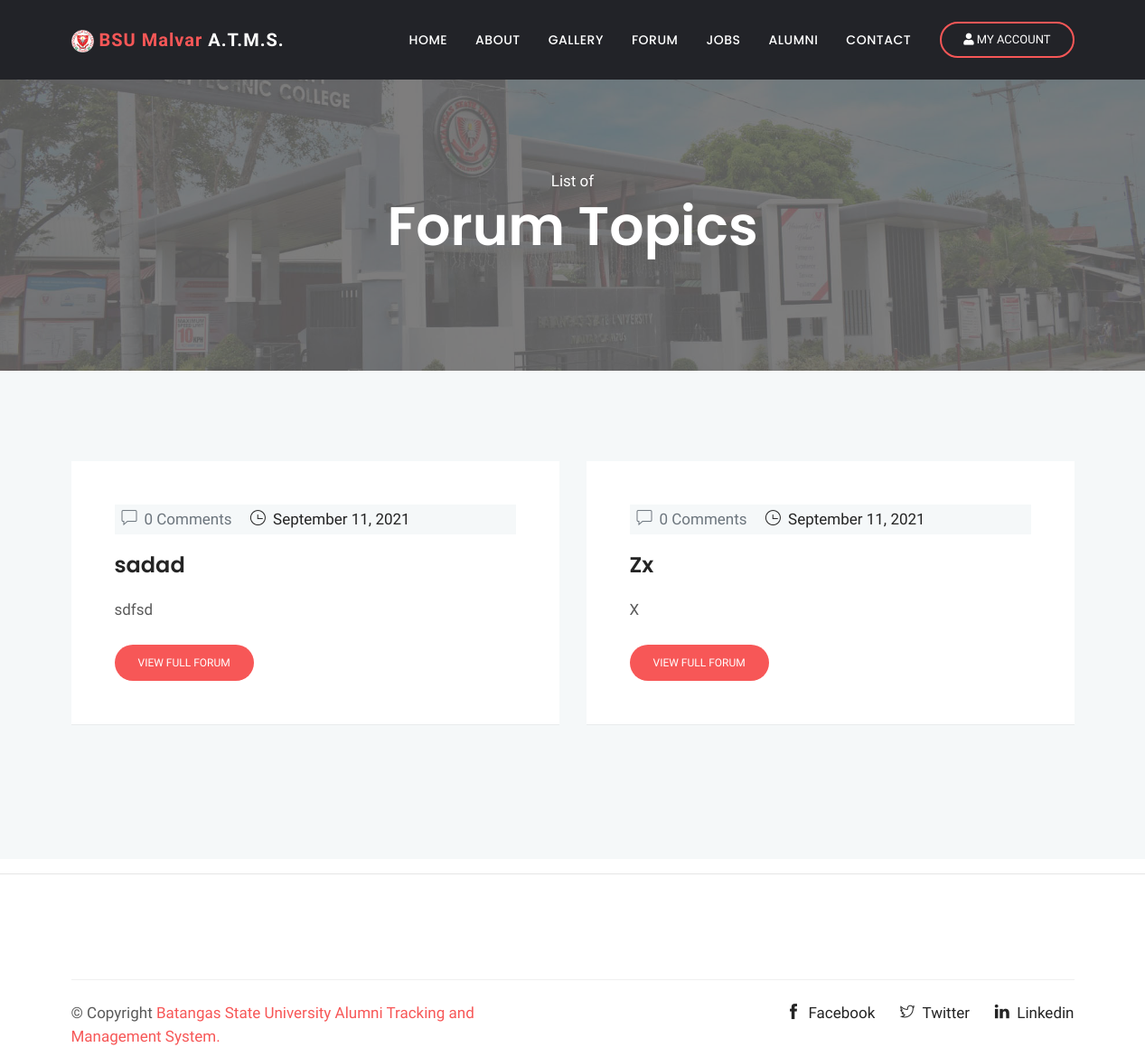
Before: /forums.php (signed in) with the older database file.
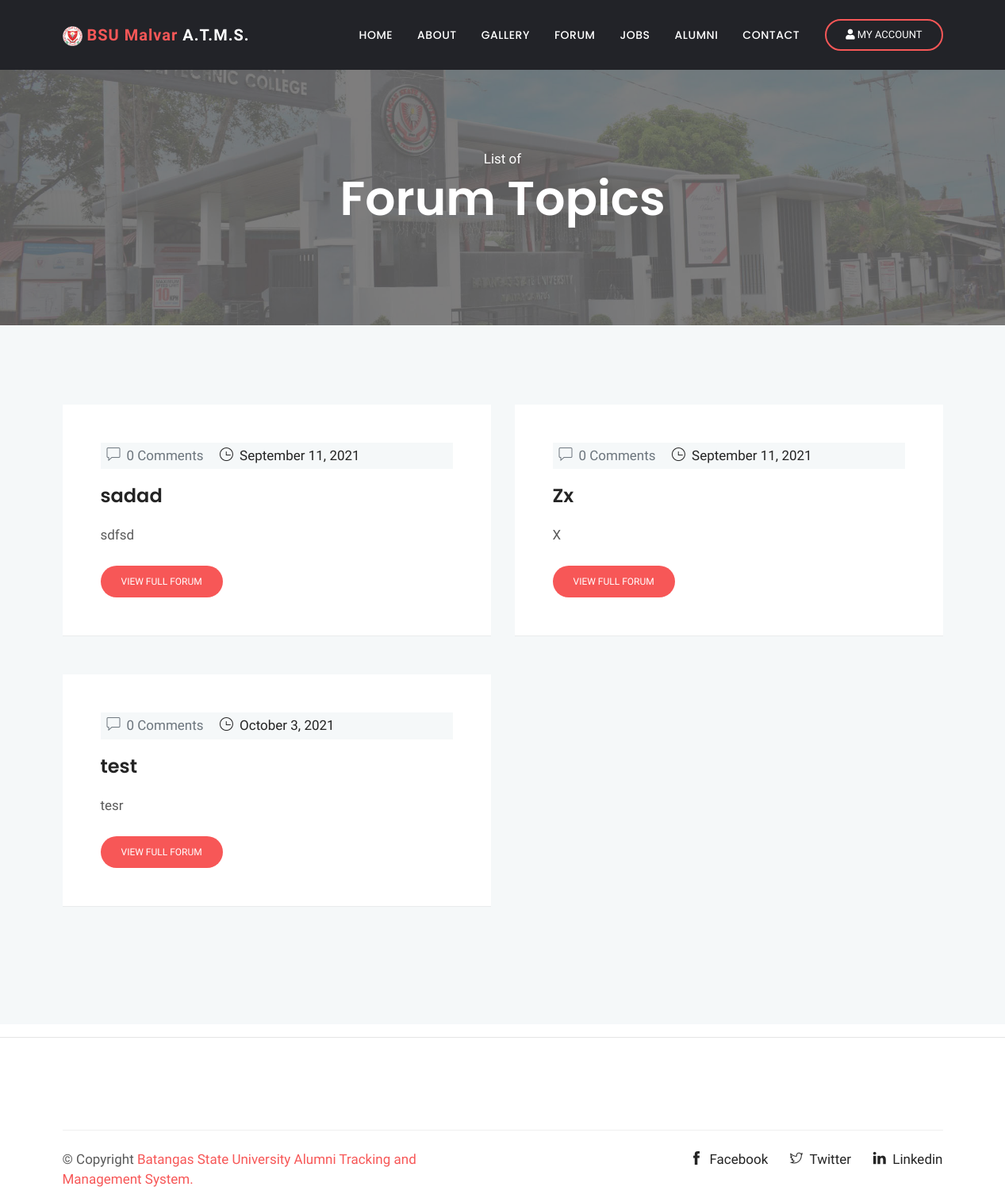
After: the same page with the newer database file.
### tables this page shows
CREATE TABLE `forum` (
  `id` int(11) NOT NULL,
  `topic` varchar(100) NOT NULL,
  `description` varchar(200) NOT NULL,
  `admin_id` int(20) NOT NULL,
  `date_created` varchar(50) NOT NULL
);

### methods/mysqliConnection.php (called while the page is built, shortened)
<?php
class Database{
	public function __construct(){
		$this->conn = mysqli_connect("localhost", "root", "", "bsu_alumni");
	}
}
?>

### forums.php (the view, shortened to what this page needs)
<!DOCTYPE html>
<html lang="en">
  <head>
  <?php include 'includes/css_includes.php'; ?>
</head>
<body>
  <?php include 'includes/header.php';
  ?>
<div class="main-wrapper ">
<section class="page-title bg-1">
  <div class="container">
    <div class="row">
      <div class="col-md-12">
        <div class="block text-center">
          <span class="text-white">List of</span>
          <h1 class="text-capitalize mb-4 text-lg">Forum Topics</h1>
        </div>
      </div>
    </div>
  </div>
</section>
<section class="section blog-wrap bg-gray">
    <div class="container">
        <div class="row">
			<?php
      $sql = ' SELECT `id`, `topic`, `description`, `admin_id`, `date_created` FROM `forum` ';
      $exec = $database->conn->query($sql);
      while ($row = $exec->fetch_assoc())
      {
      ?>
				<div class="col-lg-6 col-md-6 mb-5">
					<div class="blog-item">
						<div class="blog-item-content bg-white p-5">
							<div class="blog-item-meta bg-gray py-1 px-2">
								<span class="text-muted text-capitalize mr-3">
                  <?php
                  $execCount = $database->conn->query(' SELECT COUNT(`id`) AS total FROM forum_comments WHERE `forum_id` = '.$row['id'].' ');
                  $result = $execCount->fetch_assoc();
                   ?>
                  <i class="ti-comment mr-2"></i><?php echo $result['total']; ?> Comments
                </span>
								<span class="text-black text-capitalize mr-3"><i class="ti-time mr-1"></i> <?php echo $row['date_created']; ?></span>
							</div>
							<h3 class="mt-3 mb-3"><a href="forum-post.php?id=<?php echo $row['id']; ?>"><?php echo $row['topic']; ?></a></h3>
							<p class="mb-4"><?php echo $row['description']; ?></p>
							<a href="forum-post.php?id=<?php echo $row['id']; ?>" class="btn btn-small btn-main btn-round-full">View Full Forum</a>
						</div>
					</div>
				</div>
			<?php } ?>
		</div>
    </div>
</section>
<hr>
	<?php include 'includes/footer.php'; ?>
    </div>
  </body>
  </html>

Changed rows visible on the page:
added forum: total "0", date_created "October 3, 2021", topic "test", description "tesr"
